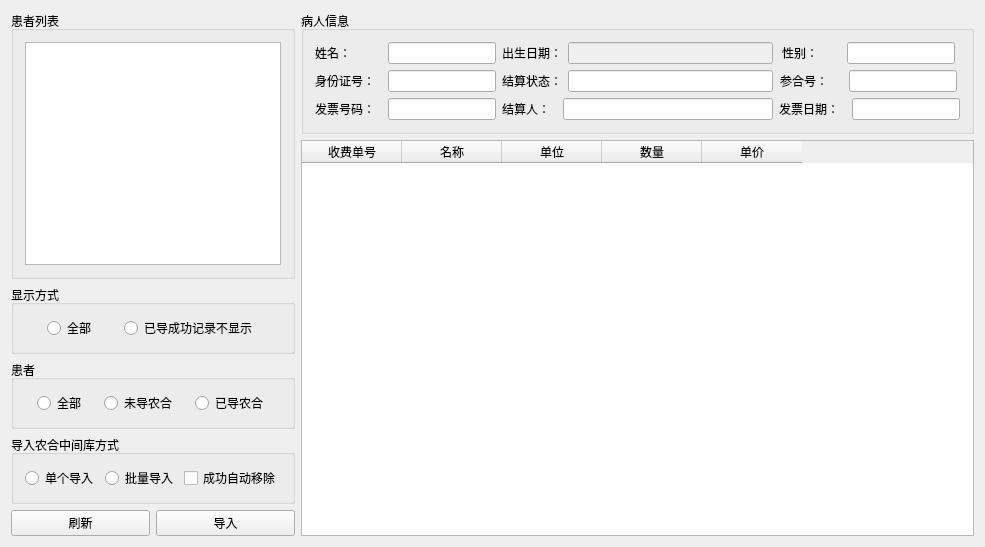
<?xml version="1.0" encoding="UTF-8"?>
<ui version="4.0">
 <class>Clinic2ruralcooperative</class>
 <widget class="QWidget" name="Clinic2ruralcooperative">
  <property name="geometry">
   <rect>
    <x>0</x>
    <y>0</y>
    <width>985</width>
    <height>547</height>
   </rect>
  </property>
  <property name="windowTitle">
   <string>Clinic2ruralcooperative</string>
  </property>
  <layout class="QHBoxLayout" name="horizontalLayout_12">
   <item>
    <layout class="QVBoxLayout" name="verticalLayout_2">
     <item>
      <widget class="QGroupBox" name="groupBox">
       <property name="title">
        <string>患者列表</string>
       </property>
       <layout class="QVBoxLayout" name="verticalLayout">
        <item>
         <widget class="QListWidget" name="listWidget">
          <property name="sizePolicy">
           <sizepolicy hsizetype="Fixed" vsizetype="Expanding">
            <horstretch>0</horstretch>
            <verstretch>0</verstretch>
           </sizepolicy>
          </property>
         </widget>
        </item>
       </layout>
      </widget>
     </item>
     <item>
      <widget class="QGroupBox" name="groupBox_2">
       <property name="title">
        <string>显示方式</string>
       </property>
       <layout class="QHBoxLayout" name="horizontalLayout_26">
        <item>
         <widget class="QRadioButton" name="radioButton">
          <property name="sizePolicy">
           <sizepolicy hsizetype="Fixed" vsizetype="Fixed">
            <horstretch>0</horstretch>
            <verstretch>0</verstretch>
           </sizepolicy>
          </property>
          <property name="text">
           <string>全部</string>
          </property>
         </widget>
        </item>
        <item>
         <widget class="QRadioButton" name="radioButton_2">
          <property name="sizePolicy">
           <sizepolicy hsizetype="Fixed" vsizetype="Fixed">
            <horstretch>0</horstretch>
            <verstretch>0</verstretch>
           </sizepolicy>
          </property>
          <property name="text">
           <string>已导成功记录不显示</string>
          </property>
         </widget>
        </item>
       </layout>
      </widget>
     </item>
     <item>
      <widget class="QGroupBox" name="groupBox_3">
       <property name="title">
        <string>患者</string>
       </property>
       <layout class="QHBoxLayout" name="horizontalLayout_2">
        <item>
         <widget class="QRadioButton" name="radioButton_3">
          <property name="sizePolicy">
           <sizepolicy hsizetype="Fixed" vsizetype="Fixed">
            <horstretch>0</horstretch>
            <verstretch>0</verstretch>
           </sizepolicy>
          </property>
          <property name="text">
           <string>全部</string>
          </property>
         </widget>
        </item>
        <item>
         <widget class="QRadioButton" name="radioButton_5">
          <property name="sizePolicy">
           <sizepolicy hsizetype="Fixed" vsizetype="Fixed">
            <horstretch>0</horstretch>
            <verstretch>0</verstretch>
           </sizepolicy>
          </property>
          <property name="text">
           <string>未导农合</string>
          </property>
         </widget>
        </item>
        <item>
         <widget class="QRadioButton" name="radioButton_4">
          <property name="sizePolicy">
           <sizepolicy hsizetype="Fixed" vsizetype="Fixed">
            <horstretch>0</horstretch>
            <verstretch>0</verstretch>
           </sizepolicy>
          </property>
          <property name="text">
           <string>已导农合</string>
          </property>
         </widget>
        </item>
       </layout>
      </widget>
     </item>
     <item>
      <widget class="QGroupBox" name="groupBox_4">
       <property name="title">
        <string>导入农合中间库方式</string>
       </property>
       <layout class="QHBoxLayout" name="horizontalLayout_3">
        <item>
         <widget class="QRadioButton" name="radioButton_6">
          <property name="text">
           <string>单个导入</string>
          </property>
         </widget>
        </item>
        <item>
         <widget class="QRadioButton" name="radioButton_7">
          <property name="text">
           <string>批量导入</string>
          </property>
         </widget>
        </item>
        <item>
         <widget class="QCheckBox" name="checkBox">
          <property name="text">
           <string>成功自动移除</string>
          </property>
         </widget>
        </item>
       </layout>
      </widget>
     </item>
     <item>
      <layout class="QHBoxLayout" name="horizontalLayout_11">
       <item>
        <widget class="QPushButton" name="refreshButton">
         <property name="text">
          <string>刷新</string>
         </property>
        </widget>
       </item>
       <item>
        <widget class="QPushButton" name="inputButton">
         <property name="text">
          <string>导入</string>
         </property>
        </widget>
       </item>
      </layout>
     </item>
    </layout>
   </item>
   <item>
    <layout class="QVBoxLayout" name="verticalLayout_6">
     <item>
      <widget class="QGroupBox" name="groupBox_5">
       <property name="title">
        <string>病人信息</string>
       </property>
       <layout class="QHBoxLayout" name="horizontalLayout_10">
        <item>
         <layout class="QVBoxLayout" name="verticalLayout_3">
          <item>
           <layout class="QHBoxLayout" name="horizontalLayout_8">
            <item>
             <widget class="QLabel" name="label_6">
              <property name="sizePolicy">
               <sizepolicy hsizetype="Minimum" vsizetype="Preferred">
                <horstretch>0</horstretch>
                <verstretch>0</verstretch>
               </sizepolicy>
              </property>
              <property name="text">
               <string>姓名：      </string>
              </property>
             </widget>
            </item>
            <item>
             <widget class="QLineEdit" name="lineEdit_6">
              <property name="sizePolicy">
               <sizepolicy hsizetype="Fixed" vsizetype="Fixed">
                <horstretch>0</horstretch>
                <verstretch>0</verstretch>
               </sizepolicy>
              </property>
             </widget>
            </item>
           </layout>
          </item>
          <item>
           <layout class="QHBoxLayout" name="horizontalLayout_23">
            <item>
             <widget class="QLabel" name="label_16">
              <property name="sizePolicy">
               <sizepolicy hsizetype="Fixed" vsizetype="Preferred">
                <horstretch>0</horstretch>
                <verstretch>0</verstretch>
               </sizepolicy>
              </property>
              <property name="text">
               <string>身份证号：  </string>
              </property>
             </widget>
            </item>
            <item>
             <widget class="QLineEdit" name="lineEdit_16">
              <property name="sizePolicy">
               <sizepolicy hsizetype="Fixed" vsizetype="Fixed">
                <horstretch>0</horstretch>
                <verstretch>0</verstretch>
               </sizepolicy>
              </property>
             </widget>
            </item>
           </layout>
          </item>
          <item>
           <layout class="QHBoxLayout" name="horizontalLayout_6">
            <item>
             <widget class="QLabel" name="label_4">
              <property name="sizePolicy">
               <sizepolicy hsizetype="Fixed" vsizetype="Preferred">
                <horstretch>0</horstretch>
                <verstretch>0</verstretch>
               </sizepolicy>
              </property>
              <property name="text">
               <string>发票号码：  </string>
              </property>
             </widget>
            </item>
            <item>
             <widget class="QLineEdit" name="lineEdit_4">
              <property name="sizePolicy">
               <sizepolicy hsizetype="Fixed" vsizetype="Fixed">
                <horstretch>0</horstretch>
                <verstretch>0</verstretch>
               </sizepolicy>
              </property>
             </widget>
            </item>
           </layout>
          </item>
         </layout>
        </item>
        <item>
         <layout class="QVBoxLayout" name="verticalLayout_5">
          <item>
           <layout class="QHBoxLayout" name="horizontalLayout_9">
            <item>
             <widget class="QLabel" name="label_7">
              <property name="text">
               <string>出生日期：</string>
              </property>
             </widget>
            </item>
            <item>
             <widget class="QLineEdit" name="lineEdit_7">
              <property name="enabled">
               <bool>false</bool>
              </property>
             </widget>
            </item>
           </layout>
          </item>
          <item>
           <layout class="QHBoxLayout" name="horizontalLayout_14">
            <item>
             <widget class="QLabel" name="label_12">
              <property name="text">
               <string>结算状态：</string>
              </property>
             </widget>
            </item>
            <item>
             <widget class="QLineEdit" name="lineEdit_12"/>
            </item>
           </layout>
          </item>
          <item>
           <layout class="QHBoxLayout" name="horizontalLayout_5">
            <item>
             <widget class="QLabel" name="label_17">
              <property name="text">
               <string>结算人：  </string>
              </property>
             </widget>
            </item>
            <item>
             <widget class="QLineEdit" name="lineEdit_17"/>
            </item>
           </layout>
          </item>
         </layout>
        </item>
        <item>
         <layout class="QVBoxLayout" name="verticalLayout_4">
          <item>
           <layout class="QHBoxLayout" name="horizontalLayout">
            <item>
             <widget class="QLabel" name="label_11">
              <property name="sizePolicy">
               <sizepolicy hsizetype="Fixed" vsizetype="Preferred">
                <horstretch>0</horstretch>
                <verstretch>0</verstretch>
               </sizepolicy>
              </property>
              <property name="text">
               <string>性别：      </string>
              </property>
             </widget>
            </item>
            <item>
             <widget class="QLineEdit" name="lineEdit_11">
              <property name="sizePolicy">
               <sizepolicy hsizetype="Fixed" vsizetype="Fixed">
                <horstretch>0</horstretch>
                <verstretch>0</verstretch>
               </sizepolicy>
              </property>
             </widget>
            </item>
           </layout>
          </item>
          <item>
           <layout class="QHBoxLayout" name="horizontalLayout_4">
            <item>
             <widget class="QLabel" name="label_2">
              <property name="sizePolicy">
               <sizepolicy hsizetype="Fixed" vsizetype="Preferred">
                <horstretch>0</horstretch>
                <verstretch>0</verstretch>
               </sizepolicy>
              </property>
              <property name="text">
               <string>参合号：    </string>
              </property>
             </widget>
            </item>
            <item>
             <widget class="QLineEdit" name="lineEdit_2">
              <property name="sizePolicy">
               <sizepolicy hsizetype="Fixed" vsizetype="Fixed">
                <horstretch>0</horstretch>
                <verstretch>0</verstretch>
               </sizepolicy>
              </property>
             </widget>
            </item>
           </layout>
          </item>
          <item>
           <layout class="QHBoxLayout" name="horizontalLayout_7">
            <item>
             <widget class="QLabel" name="label_9">
              <property name="sizePolicy">
               <sizepolicy hsizetype="Fixed" vsizetype="Preferred">
                <horstretch>0</horstretch>
                <verstretch>0</verstretch>
               </sizepolicy>
              </property>
              <property name="text">
               <string>发票日期：  </string>
              </property>
             </widget>
            </item>
            <item>
             <widget class="QLineEdit" name="lineEdit_9">
              <property name="sizePolicy">
               <sizepolicy hsizetype="Fixed" vsizetype="Fixed">
                <horstretch>0</horstretch>
                <verstretch>0</verstretch>
               </sizepolicy>
              </property>
             </widget>
            </item>
           </layout>
          </item>
         </layout>
        </item>
       </layout>
      </widget>
     </item>
     <item>
      <widget class="QTableWidget" name="tableWidget">
       <column>
        <property name="text">
         <string>收费单号</string>
        </property>
       </column>
       <column>
        <property name="text">
         <string>名称</string>
        </property>
       </column>
       <column>
        <property name="text">
         <string>单位</string>
        </property>
       </column>
       <column>
        <property name="text">
         <string>数量</string>
        </property>
       </column>
       <column>
        <property name="text">
         <string>单价</string>
        </property>
       </column>
      </widget>
     </item>
    </layout>
   </item>
  </layout>
 </widget>
 <layoutdefault spacing="6" margin="11"/>
 <resources/>
 <connections/>
</ui>
